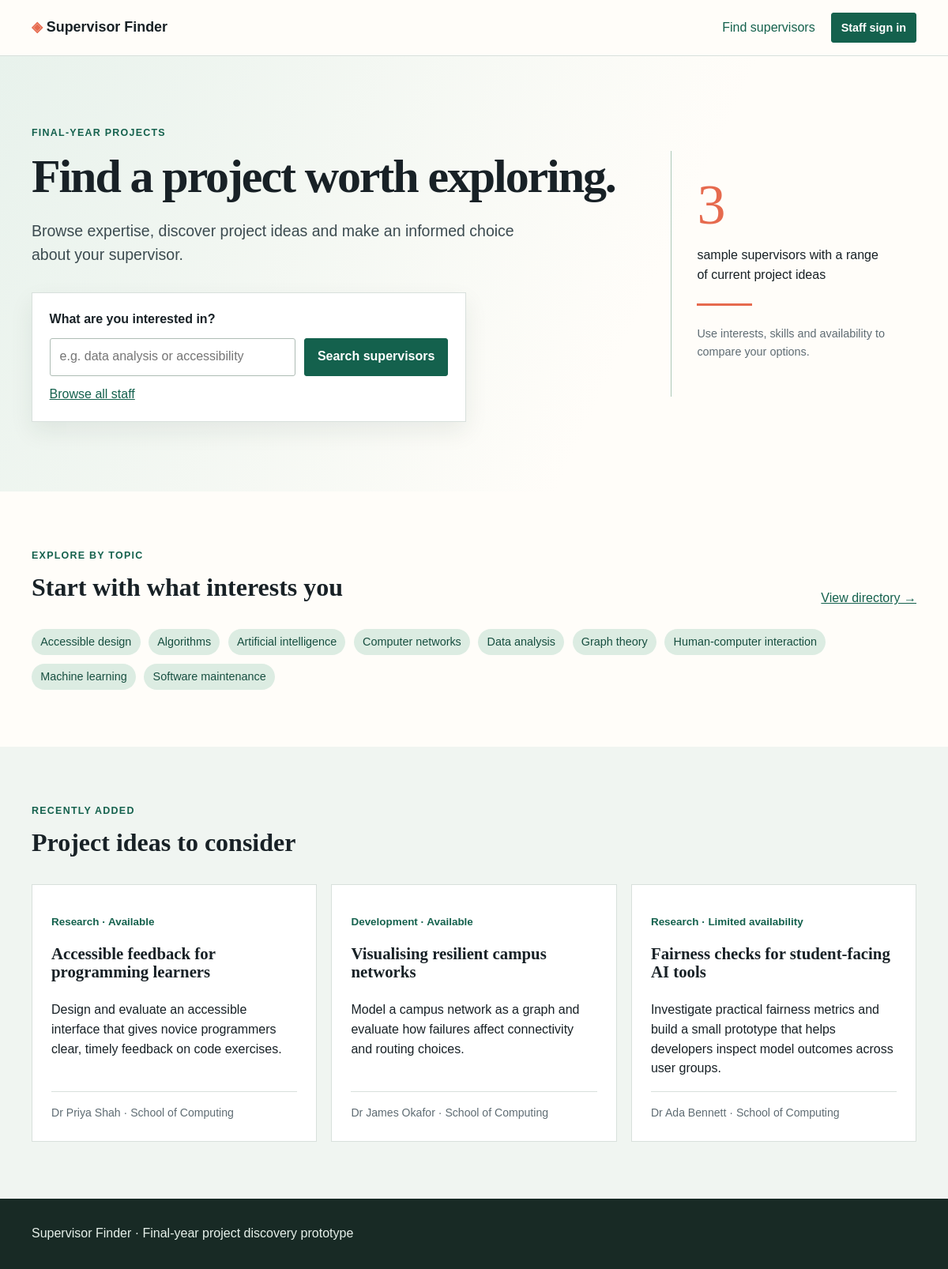
The page / on the database its author committed.
### tables this page shows
CREATE TABLE interests (
  id INTEGER PRIMARY KEY AUTOINCREMENT,
  staff_id INTEGER NOT NULL,
  name TEXT NOT NULL,
  FOREIGN KEY (staff_id) REFERENCES staff(id) ON DELETE CASCADE,
  UNIQUE(staff_id, name)
);

CREATE TABLE projects (
  id INTEGER PRIMARY KEY AUTOINCREMENT,
  staff_id INTEGER NOT NULL,
  title TEXT NOT NULL,
  summary TEXT NOT NULL,
  skills TEXT NOT NULL,
  project_type TEXT NOT NULL,
  availability TEXT NOT NULL,
  FOREIGN KEY (staff_id) REFERENCES staff(id) ON DELETE CASCADE
);

CREATE TABLE staff (
  id INTEGER PRIMARY KEY AUTOINCREMENT,
  full_name TEXT NOT NULL,
  email TEXT NOT NULL UNIQUE,
  password TEXT NOT NULL,
  department TEXT NOT NULL,
  bio TEXT NOT NULL
);

### app.py (the view)
    @app.route("/")
    def home():
        db = get_db()
        interests = db.execute("SELECT DISTINCT name FROM interests ORDER BY name").fetchall()
        latest_projects = db.execute(
            """SELECT p.*, s.full_name, s.department FROM projects p
               JOIN staff s ON s.id = p.staff_id ORDER BY p.id DESC LIMIT 3"""
        ).fetchall()
        return render_template("home.html", interests=interests, latest_projects=latest_projects)

### templates/home.html (shortened to what this page needs)
{% extends 'base.html' %}
{% block content %}
<section class="hero"><div class="container hero-grid">
  <div><p class="eyebrow">Final-year projects</p><h1>Find a project worth exploring.</h1><p class="lead">Browse expertise, discover project ideas and make an informed choice about your supervisor.</p>
  <form class="search-card" action="{{ url_for('staff_directory') }}" method="get"><label for="search">What are you interested in?</label><input id="search" name="q" type="search" placeholder="e.g. data analysis or accessibility"><button class="button" type="submit">Search supervisors</button><a href="{{ url_for('staff_directory') }}">Browse all staff</a></form>
  </div>
  <aside class="hero-aside"><span class="stat">3</span><p>sample supervisors with a range of current project ideas</p><div class="accent-line"></div><p class="small">Use interests, skills and availability to compare your options.</p></aside>
</div></section>
<section class="section container"><div class="section-heading"><div><p class="eyebrow">Explore by topic</p><h2>Start with what interests you</h2></div><a href="{{ url_for('staff_directory') }}">View directory →</a></div><div class="tag-list">{% for interest in interests %}<a class="tag tag-link" href="{{ url_for('staff_directory', interest=interest.name) }}">{{ interest.name }}</a>{% endfor %}</div></section>
<section class="section section-tint"><div class="container"><div class="section-heading"><div><p class="eyebrow">Recently added</p><h2>Project ideas to consider</h2></div></div><div class="card-grid">{% for project in latest_projects %}<article class="card"><p class="card-meta">{{ project.project_type }} · {{ project.availability }}</p><h3><a href="{{ url_for('project_detail', project_id=project.id) }}">{{ project.title }}</a></h3><p>{{ project.summary[:145] }}{% if project.summary|length > 145 %}…{% endif %}</p><footer>{{ project.full_name }} · {{ project.department }}</footer></article>{% endfor %}</div></div></section>
{% endblock %}

### templates/base.html (shortened to what this page needs)
<!doctype html>
<html lang="en">
<head>
  <link rel="stylesheet" href="{{ url_for('static', filename='style.css') }}">
</head>
<body>
  <header class="site-header">
    <nav class="nav container" aria-label="Main navigation">
      <a class="brand" href="{{ url_for('home') }}"><span aria-hidden="true">◈</span> Supervisor Finder</a>
      <div class="nav-links">
        <a href="{{ url_for('staff_directory') }}">Find supervisors</a>
        {% if session.staff_id %}
          <a href="{{ url_for('dashboard') }}">My dashboard</a>
          <form action="{{ url_for('logout') }}" method="post"><button class="link-button">Sign out</button></form>
        {% else %}
          <a class="button button-small" href="{{ url_for('login') }}">Staff sign in</a>
        {% endif %}
      </div>
    </nav>
  </header>
  <main id="main-content">
    {% block content %}{% endblock %}
  </main>
  <footer class="site-footer"><div class="container">Supervisor Finder · Final-year project discovery prototype</div></footer>
</body>
</html>

### static/style.css (style rules this page uses)
:root { --ink:#182126; --muted:#5f6c73; --paper:#fffdf9; --tint:#f0f5f1; --line:#d8e0dc; --green:#14614d; --green-dark:#0d4b3b; --coral:#e66a4e; --focus:#ffca55; }
* { box-sizing:border-box; }
body { margin:0; color:var(--ink); background:var(--paper); font:16px/1.55 Arial, Helvetica, sans-serif; }
h1,h2,h3 { font-family:Georgia, 'Times New Roman', serif; line-height:1.12; margin:0 0 .55rem; }
h1 { font-size:clamp(2.3rem,5vw,4.8rem); letter-spacing:-.035em; }
h2 { font-size:2rem; }
h3 { font-size:1.3rem; }
a { color:var(--green); }
button,input,select,textarea { font:inherit; }
button { cursor:pointer; }
.container { width:min(1120px,calc(100% - 2.5rem)); margin:auto; }
.site-header { border-bottom:1px solid var(--line); background:rgba(255,253,249,.95); }
.nav { min-height:70px; display:flex; align-items:center; justify-content:space-between; gap:1rem; }
.brand { text-decoration:none; color:var(--ink); font-weight:700; font-size:1.12rem; }
.brand span { color:var(--coral); }
.nav-links { display:flex; align-items:center; gap:1.25rem; }
.nav-links a { text-decoration:none; }
.hero { padding:5.5rem 0; background:linear-gradient(115deg,#e8f2ec, #fffdf9 66%); }
.hero-grid { display:grid; grid-template-columns:1.8fr .75fr; gap:4rem; align-items:center; }
.hero .lead { max-width:630px; font-size:1.22rem; }
.eyebrow { color:var(--green); font-size:.78rem; font-weight:700; letter-spacing:.1em; text-transform:uppercase; margin:0 0 .75rem; }
.lead { color:#3c4b50; font-size:1.15rem; max-width:680px; }
.search-card,.form-card,.auth-card { display:grid; gap:.7rem; padding:1.35rem; background:#fff; border:1px solid var(--line); box-shadow:0 12px 28px rgba(30,50,42,.08); }
.search-card { max-width:550px; margin-top:2rem; grid-template-columns:1fr auto; align-items:end; }
.search-card label { grid-column:1/-1; font-weight:700; }
input,select,textarea { width:100%; min-height:44px; padding:.65rem .75rem; border:1px solid #aebcb5; border-radius:3px; color:var(--ink); background:#fff; }
.button { display:inline-flex; justify-content:center; align-items:center; min-height:44px; padding:.65rem 1rem; border:1px solid var(--green); border-radius:3px; color:#fff; background:var(--green); font-weight:700; text-decoration:none; }
.button-small { min-height:36px; padding:.4rem .75rem; font-size:.9rem; }
.hero-aside { padding:2rem; border-left:1px solid #adc9b9; }
.stat { display:block; font:4.5rem/1 Georgia,serif; color:var(--coral); }
.accent-line { height:3px; width:70px; margin:1.5rem 0; background:var(--coral); }
.small,.help-text { color:var(--muted); font-size:.9rem; }
.section { padding:4.5rem 0; }
.section-tint { background:var(--tint); }
.section-heading,.dashboard-header { display:flex; justify-content:space-between; gap:1.5rem; align-items:end; margin-bottom:1.6rem; }
.tag-list,.managed-tags { display:flex; flex-wrap:wrap; gap:.65rem; }
.tag { display:inline-flex; align-items:center; gap:.25rem; padding:.35rem .7rem; border-radius:100px; background:#dcece2; color:#174f40; font-size:.9rem; }
.tag-link { text-decoration:none; }
.card-grid { display:grid; grid-template-columns:repeat(3,1fr); gap:1.15rem; }
.card { display:flex; flex-direction:column; align-items:flex-start; padding:1.5rem; border:1px solid var(--line); background:#fff; }
.card h2,.card h3 { margin-top:.2rem; }
.card h2 a,.card h3 a { color:var(--ink); text-decoration:none; }
.card footer { width:100%; margin-top:auto; padding-top:1rem; color:var(--muted); font-size:.88rem; border-top:1px solid var(--line); }
.card-meta { margin:0 0:.4rem; color:var(--green); font-size:.84rem; font-weight:700; }
.site-footer { padding:2rem 0; color:#e7f1eb; background:#182a25; }

### rows shown on the page
interests: name "Accessible design"
interests: name "Algorithms"
interests: name "Artificial intelligence"
interests: name "Computer networks"
interests: name "Data analysis"
interests: name "Graph theory"
interests: name "Human-computer interaction"
interests: name "Machine learning"
interests: name "Software maintenance"
projects: project_type "Research", availability "Available", title "Accessible feedback for programming learners", summary "Design and evaluate an accessible interface that gives novice programmers clear, timely feedback on code exercises.", full_name "Dr Priya Shah", department "School of Computing"
projects: project_type "Development", availability "Available", title "Visualising resilient campus networks", summary "Model a campus network as a graph and evaluate how failures affect connectivity and routing choices.", full_name "Dr James Okafor", department "School of Computing"
projects: project_type "Research", availability "Limited availability", title "Fairness checks for student-facing AI tools", summary "Investigate practical fairness metrics and build a small prototype that helps developers inspect model outcomes across user groups.", full_name "Dr Ada Bennett", department "School of Computing"
